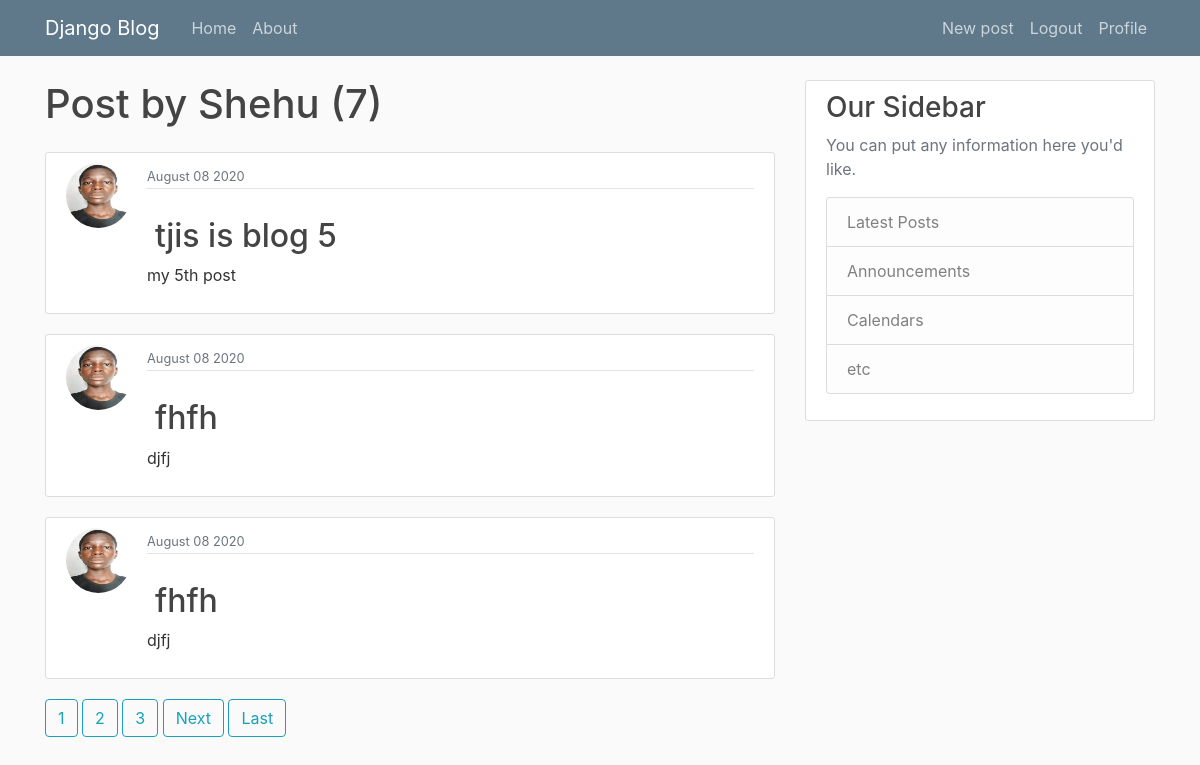
Page /user/Shehu (signed in) on the committed database.
### blog/models.py (models this page shows, shortened)
class Post(models.Model):
    title = models.CharField(max_length=100)
    content = models.TextField()
    date_posted = models.DateTimeField(default=timezone.now)
    author = models.ForeignKey(User, on_delete=models.CASCADE)

### users/models.py (models this page shows, shortened)
class Profile(models.Model):
    user = models.OneToOneField(User,on_delete= models.CASCADE)
    image = models.ImageField(default="default.jpeg",upload_to = "profile_pics")

### blog/views.py (the view)
# urls.py: path("user/<str:username>", UserPostListView.as_view(), name="user-post"),
class UserPostListView(LoginRequiredMixin,ListView):
    model = Post
    template_name = "blog/user_posts.html"
    context_object_name = "posts"
    ordering = ["-date_posted"]
    paginate_by = 3
    def get_queryset(self):
        user = get_object_or_404(User,username=self.kwargs.get("username"))
        return Post.objects.filter(author= user).order_by("-date_posted")

### blog/templates/blog/user_posts.html (shortened to what this page needs)
{% extends "blog/base.html" %}
{% block content %}
<h1 class = "mb-4">Post by {{ view.kwargs.username }}  ({{ page_obj.paginator.count }})</h1>
{%for post in posts%}
<article class="media content-section">
  <img src="{{post.author.profile.image.url}}" alt="" class="rounded-circle article-img">
  <div class="media-body">
    <div class="article-metadata">
      <a class="mr-2" href="{% url "user-post"  post.author.username %}"{{ post.author }}</a>
      <small class="text-muted">{{ post.date_posted|date:"F d Y"}}</small>
    </div>
    <h2><a class="article-title" href="{% url "post-detail" post.id %}">{{ post.title }}</a></h2>
    <p class="article-content">{{ post.content }}</p>
  </div>
</article>
{%endfor%}
{% if is_paginated %}
  {% for num in page_obj.paginator.page_range %}
      {% if page_obj.number == num %}
      <a class="btn btn-outline-info mb-4" href="?page={{num}}">{{num}}</a>
      {% elif num > page_obj.number|add:"-3" and  num < page_obj.number|add:"3"  %}
      <a class="btn btn-outline-info mb-4" href="?page={{num}}">{{num}}</a>
      {% endif %}
  {%endfor%}
    {% if page_obj.has_next  %}
    <a class="btn btn-outline-info mb-4" href="?page={{page_obj.next_page.number}}">Next</a>
    <a class="btn btn-outline-info mb-4" href="?page={{page_obj.paginator.num_pages}}">Last</a>
    {% endif %}
{% endif %}
{% endblock content %}

### blog/static/blog/main.css (style rules this page uses)
body { background: #fafafa; color: #333333; margin-top: 5rem; }
h1, h2, h3, h4, h5, h6 { color: #444444; }
.content-section { background: #ffffff; padding: 10px 20px; border: 1px solid #dddddd; border-radius: 3px; margin-bottom: 20px; }
.article-title { color: #444444; }
.article-content { white-space: pre-line; }
.article-img { height: 65px; width: 65px; margin-right: 16px; }
.article-metadata { padding-bottom: 1px; margin-bottom: 4px; border-bottom: 1px solid #e3e3e3 }

### rows in the picture
Post: author.profile.image (placeholder picture), date_posted "August 08 2020", title "tjis is blog 5", content "my 5th post"
Post: author.profile.image (placeholder picture), date_posted "August 08 2020", title "fhfh", content "djfj"
Post: author.profile.image (placeholder picture), date_posted "August 08 2020", title "fhfh", content "djfj"

### other values in the picture
{{ view.kwargs.username }} "Shehu"
{{ page_obj.paginator.count }} "7"
{{ num }} "1"
{{ num }} "2" "3"
